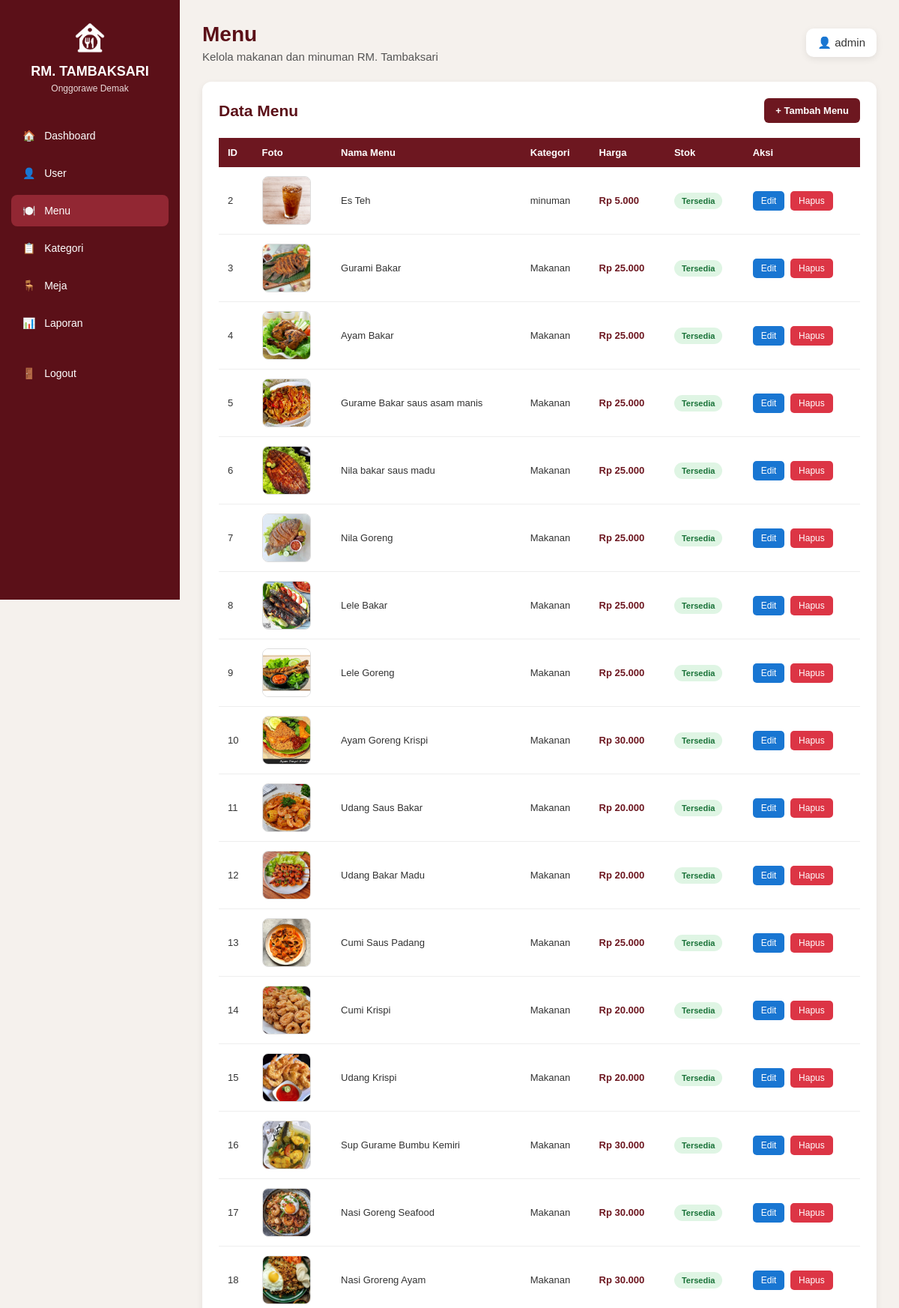
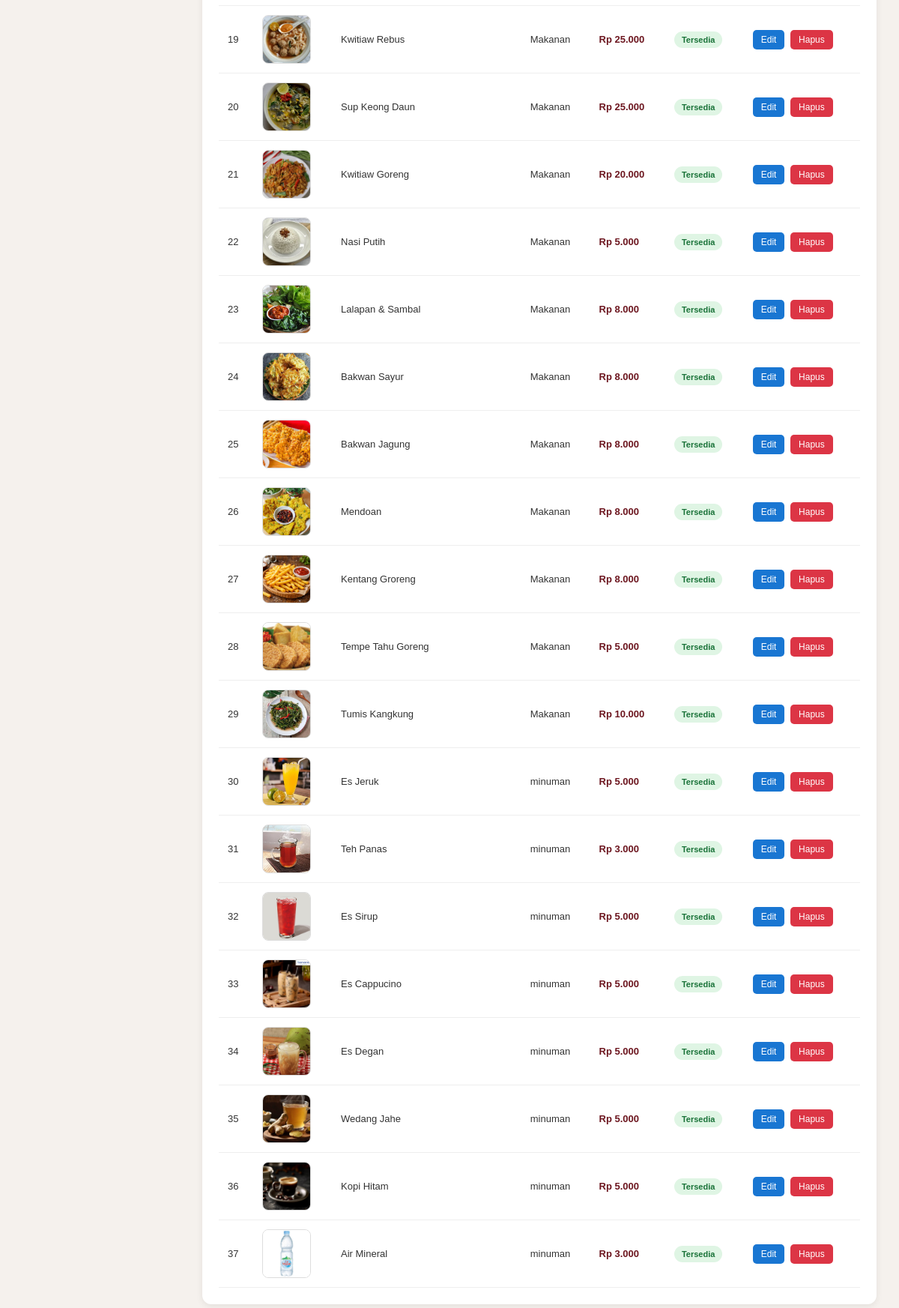
Page /admin/menu/index.php on the committed database (2 pictures, top to bottom).
### tables this page shows
CREATE TABLE `menu` (
  `id_menu` int NOT NULL,
  `id_kategori` int DEFAULT NULL,
  `nama_menu` varchar(100) DEFAULT NULL,
  `harga` decimal(12,2) DEFAULT NULL,
  `foto` varchar(255) DEFAULT NULL,
  `deskripsi` text,
  `status_stok` enum('tersedia','habis') DEFAULT NULL
);

CREATE TABLE `kategori` (
  `id_kategori` int NOT NULL,
  `nama_kategori` varchar(50) DEFAULT NULL
);

### admin/menu/index.php (the view, shortened to what this page needs)
<?php
include "../../config.php";
$ambildata = mysqli_query($db, "
    SELECT
        menu.*,
        kategori.nama_kategori
    FROM menu
    LEFT JOIN kategori
        ON menu.id_kategori = kategori.id_kategori
    ORDER BY menu.id_menu ASC
");
?>
<!DOCTYPE html>
<html lang="id">
<head>
</head>
<body>
<aside class="sidebar">
    <div class="logo">
        <img
            src="../../assets/images/logo.png"
            alt="Logo RM Tambaksari"
        >
        <h2>RM. TAMBAKSARI</h2>
        <p>Onggorawe Demak</p>
    </div>
    <ul class="menu-sidebar">
        <li>
            <a href="../dashboard.php">
                🏠 &nbsp; Dashboard
            </a>
        </li>
        <li>
            <a href="../users/index.php">
                👤 &nbsp; User
            </a>
        </li>
        <li>
            <a href="index.php" class="active">
                🍽️ &nbsp; Menu
            </a>
        </li>
        <li>
            <a href="../kategori/index.php">
                📋 &nbsp; Kategori
            </a>
        </li>
        <li>
            <a href="../meja/index.php">
                🪑 &nbsp; Meja
            </a>
        </li>
        <li>
            <a href="../laporan/index.php">
                📊 &nbsp; Laporan
            </a>
        </li>
        <li>
            <a href="../../logout.php" class="logout">
                🚪 &nbsp; Logout
            </a>
        </li>
    </ul>
</aside>
<main class="main">
    <div class="topbar">
        <div>
            <h1>Menu</h1>
            <p>
                Kelola makanan dan minuman RM. Tambaksari
            </p>
        </div>
        <div class="admin-name">
            👤
            <?= htmlspecialchars($_SESSION['username'] ?? 'admin'); ?>
        </div>
    </div>
    <div class="content-box">
        <div class="content-header">
            <h2>Data Menu</h2>
            <a
                href="tambah.php"
                class="btn-tambah"
            >
                + Tambah Menu
            </a>
        </div>
        <div class="table-container">
            <table>
                <tr>
                    <th>ID</th>
                    <th>Foto</th>
                    <th>Nama Menu</th>
                    <th>Kategori</th>
                    <th>Harga</th>
                    <th>Stok</th>
                    <th>Aksi</th>
                </tr>
                <?php
                if (mysqli_num_rows($ambildata) > 0) {
                    while ($tampildata = mysqli_fetch_assoc($ambildata)) {
                ?>
                <tr>
                    <td>
                        <?= $tampildata['id_menu']; ?>
                    </td>
                    <td>
                        <?php if (!empty($tampildata['foto'])) { ?>
                            <img
                                src="../../assets/images/menu/<?= htmlspecialchars($tampildata['foto']); ?>"
                                class="foto-menu"
                                alt="<?= htmlspecialchars($tampildata['nama_menu']); ?>"
                                onerror="this.style.display='none'; this.nextElementSibling.style.display='flex';"
                            >
                        <?php } else { ?>
                            <div class="no-foto">
                                Tidak ada foto
                            </div>
                        <?php } ?>
                    </td>
                    <td>
                        <?= htmlspecialchars($tampildata['nama_menu']); ?>
                    </td>
                    <td>
                        <?= htmlspecialchars($tampildata['nama_kategori'] ?? '-'); ?>
                    </td>
                    <td class="harga">
                        Rp
                        <?= number_format(
                            $tampildata['harga'],
                            0,
                            ',',
                            '.'
                        ); ?>
                    </td>
                    <td>
                        <span
                            class="status <?= htmlspecialchars($tampildata['status_stok']); ?>"
                        >
                            <?= ucfirst(
                                htmlspecialchars($tampildata['status_stok'])
                            ); ?>
                        </span>
                    </td>
                    <td>
                        <a
                            href="edit.php?id_menu=<?= $tampildata['id_menu']; ?>"
                            class="btn-edit"
                        >
                            Edit
                        </a>
                        <a
                            href="hapus.php?id_menu=<?= $tampildata['id_menu']; ?>"
                            class="btn-hapus"
                            onclick="return confirm('Yakin ingin menghapus menu ini?');"
                        >
                            Hapus
                        </a>
                    </td>
                </tr>
                <?php
                    }
                }
                ?>
            </table>
        </div>
    </div>
</main>
</body>
</html>

### admin/menu/index.php (style rules this page uses)
* { box-sizing: border-box; margin: 0; padding: 0; font-family: Arial, sans-serif; }
body { background: #f5f1ed; color: #333; }
.sidebar { position: fixed; left: 0; top: 0; width: 240px; height: 100vh; background: #5b1018; color: white; padding: 25px 15px; }
.logo { text-align: center; margin-bottom: 35px; }
.logo img { width: 50px; height: 50px; object-fit: contain; margin-bottom: 6px; }
.logo h2 { font-size: 18px; color: white; }
.logo p { font-size: 12px; color: #eadada; margin-top: 5px; }
.menu-sidebar { list-style: none; }
.menu-sidebar li { margin-bottom: 8px; }
.menu-sidebar a { display: block; padding: 13px 15px; color: white; text-decoration: none; border-radius: 8px; font-size: 14px; }
.menu-sidebar a.active { background: #922733; }
.menu-sidebar .logout { margin-top: 25px; }
.main { margin-left: 240px; padding: 30px; }
.topbar { display: flex; justify-content: space-between; align-items: center; margin-bottom: 25px; }
.topbar h1 { color: #5b1018; font-size: 28px; margin-bottom: 5px; }
.topbar p { color: #555; font-size: 15px; }
.admin-name { background: white; padding: 10px 15px; border-radius: 10px; box-shadow: 0 3px 10px rgba(0,0,0,0.08); font-size: 15px; }
.content-box { background: white; border-radius: 12px; padding: 22px; box-shadow: 0 3px 10px rgba(0,0,0,0.07); }
.content-header { display: flex; justify-content: space-between; align-items: center; margin-bottom: 20px; }
.content-header h2 { color: #5b1018; font-size: 21px; }
.btn-tambah { display: inline-block; background: #6d1720; color: white; text-decoration: none; padding: 9px 15px; border-radius: 6px; font-size: 13px; font-weight: bold; }
.table-container { overflow-x: auto; }
table { width: 100%; border-collapse: collapse; background: white; }
th { background: #6d1720; color: white; padding: 12px; text-align: left; font-size: 13px; }
td { padding: 12px; border-bottom: 1px solid #eeeeee; font-size: 13px; vertical-align: middle; }
.foto-menu { width: 65px; height: 65px; object-fit: cover; border-radius: 8px; border: 1px solid #ddd; display: block; }
.harga { font-weight: bold; color: #6d1720; }
.status { display: inline-block; padding: 5px 10px; border-radius: 20px; font-size: 11px; font-weight: bold; }
.tersedia { background: #dff5e4; color: #197238; }
.btn-edit { display: inline-block; background: #1976d2; color: white; text-decoration: none; padding: 6px 11px; border-radius: 5px; font-size: 12px; margin-right: 4px; }
.btn-hapus { display: inline-block; background: #dc3545; color: white; text-decoration: none; padding: 6px 11px; border-radius: 5px; font-size: 12px; }

### rows in the picture
menu: id_menu "2", foto (picture), nama_menu "Es Teh", id_kategori.nama_kategori "minuman", harga "5.000", status_stok "Tersedia"
menu: id_menu "3", foto (picture), nama_menu "Gurami Bakar", id_kategori.nama_kategori "Makanan", harga "25.000", status_stok "Tersedia"
menu: id_menu "4", foto (picture), nama_menu "Ayam Bakar", id_kategori.nama_kategori "Makanan", harga "25.000", status_stok "Tersedia"
menu: id_menu "5", foto (picture), nama_menu "Gurame Bakar saus asam manis", id_kategori.nama_kategori "Makanan", harga "25.000", status_stok "Tersedia"
menu: id_menu "6", foto (picture), nama_menu "Nila bakar saus madu", id_kategori.nama_kategori "Makanan", harga "25.000", status_stok "Tersedia"
menu: id_menu "7", foto (picture), nama_menu "Nila Goreng", id_kategori.nama_kategori "Makanan", harga "25.000", status_stok "Tersedia"
menu: id_menu "8", foto (picture), nama_menu "Lele Bakar", id_kategori.nama_kategori "Makanan", harga "25.000", status_stok "Tersedia"
menu: id_menu "9", foto (picture), nama_menu "Lele Goreng", id_kategori.nama_kategori "Makanan", harga "25.000", status_stok "Tersedia"
menu: id_menu "10", foto (picture), nama_menu "Ayam Goreng Krispi", id_kategori.nama_kategori "Makanan", harga "30.000", status_stok "Tersedia"
menu: id_menu "11", foto (picture), nama_menu "Udang Saus Bakar", id_kategori.nama_kategori "Makanan", harga "20.000", status_stok "Tersedia"
menu: id_menu "12", foto (picture), nama_menu "Udang Bakar Madu", id_kategori.nama_kategori "Makanan", harga "20.000", status_stok "Tersedia"
menu: id_menu "13", foto (picture), nama_menu "Cumi Saus Padang", id_kategori.nama_kategori "Makanan", harga "25.000", status_stok "Tersedia"
menu: id_menu "14", foto (picture), nama_menu "Cumi Krispi", id_kategori.nama_kategori "Makanan", harga "20.000", status_stok "Tersedia"
menu: id_menu "15", foto (picture), nama_menu "Udang Krispi", id_kategori.nama_kategori "Makanan", harga "20.000", status_stok "Tersedia"
menu: id_menu "16", foto (picture), nama_menu "Sup Gurame Bumbu Kemiri", id_kategori.nama_kategori "Makanan", harga "30.000", status_stok "Tersedia"
menu: id_menu "17", foto (picture), nama_menu "Nasi Goreng Seafood", id_kategori.nama_kategori "Makanan", harga "30.000", status_stok "Tersedia"
menu: id_menu "18", foto (picture), nama_menu "Nasi Groreng Ayam", id_kategori.nama_kategori "Makanan", harga "30.000", status_stok "Tersedia"
menu: id_menu "19", foto (picture), nama_menu "Kwitiaw Rebus", id_kategori.nama_kategori "Makanan", harga "25.000", status_stok "Tersedia"
menu: id_menu "20", foto (picture), nama_menu "Sup Keong Daun", id_kategori.nama_kategori "Makanan", harga "25.000", status_stok "Tersedia"
menu: id_menu "21", foto (picture), nama_menu "Kwitiaw Goreng", id_kategori.nama_kategori "Makanan", harga "20.000", status_stok "Tersedia"
menu: id_menu "22", foto (picture), nama_menu "Nasi Putih", id_kategori.nama_kategori "Makanan", harga "5.000", status_stok "Tersedia"
menu: id_menu "23", foto (picture), nama_menu "Lalapan & Sambal", id_kategori.nama_kategori "Makanan", harga "8.000", status_stok "Tersedia"
menu: id_menu "24", foto (picture), nama_menu "Bakwan Sayur", id_kategori.nama_kategori "Makanan", harga "8.000", status_stok "Tersedia"
menu: id_menu "25", foto (picture), nama_menu "Bakwan Jagung", id_kategori.nama_kategori "Makanan", harga "8.000", status_stok "Tersedia"
menu: id_menu "26", foto (picture), nama_menu "Mendoan", id_kategori.nama_kategori "Makanan", harga "8.000", status_stok "Tersedia"
menu: id_menu "27", foto (picture), nama_menu "Kentang Groreng", id_kategori.nama_kategori "Makanan", harga "8.000", status_stok "Tersedia"
menu: id_menu "28", foto (picture), nama_menu "Tempe Tahu Goreng", id_kategori.nama_kategori "Makanan", harga "5.000", status_stok "Tersedia"
menu: id_menu "29", foto (picture), nama_menu "Tumis Kangkung", id_kategori.nama_kategori "Makanan", harga "10.000", status_stok "Tersedia"
menu: id_menu "30", foto (picture), nama_menu "Es Jeruk", id_kategori.nama_kategori "minuman", harga "5.000", status_stok "Tersedia"
menu: id_menu "31", foto (picture), nama_menu "Teh Panas", id_kategori.nama_kategori "minuman", harga "3.000", status_stok "Tersedia"
menu: id_menu "32", foto (picture), nama_menu "Es Sirup", id_kategori.nama_kategori "minuman", harga "5.000", status_stok "Tersedia"
menu: id_menu "33", foto (picture), nama_menu "Es Cappucino", id_kategori.nama_kategori "minuman", harga "5.000", status_stok "Tersedia"
menu: id_menu "34", foto (picture), nama_menu "Es Degan", id_kategori.nama_kategori "minuman", harga "5.000", status_stok "Tersedia"
menu: id_menu "35", foto (picture), nama_menu "Wedang Jahe", id_kategori.nama_kategori "minuman", harga "5.000", status_stok "Tersedia"
menu: id_menu "36", foto (picture), nama_menu "Kopi Hitam", id_kategori.nama_kategori "minuman", harga "5.000", status_stok "Tersedia"
menu: id_menu "37", foto (picture), nama_menu "Air Mineral", id_kategori.nama_kategori "minuman", harga "3.000", status_stok "Tersedia"

### other values in the picture
$_SESSION['username'] "admin"
